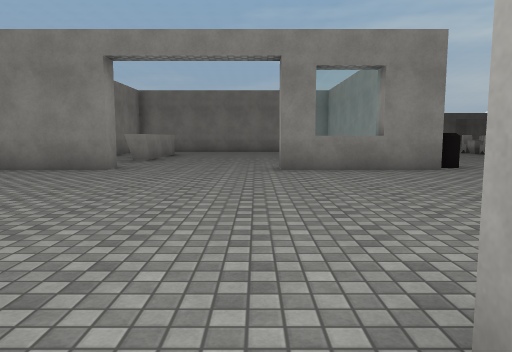
view 1 (above)

24 first-person views from a walk through a scene from a Unity 3-D project. The camera is 1.3 m above the floor, tilts 6° down and sees 70° across. The floor is counted in squares, 2 m on a side. Each view is taken from the middle of a square. On the plan, view 1 faces up. The plan holds only what a view shows up to about 11 squares ahead; the rest is blank. The place goes on beyond the plan. The player is left out. Surface patterns are stand-ins for the level's own textures.

view 2
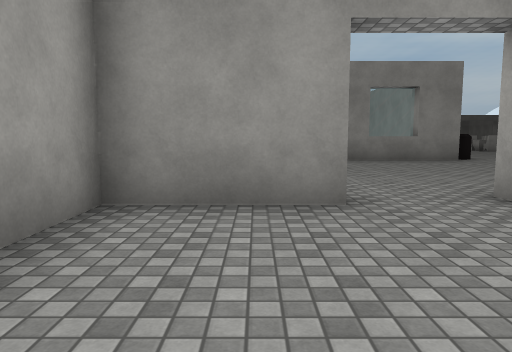

view 3
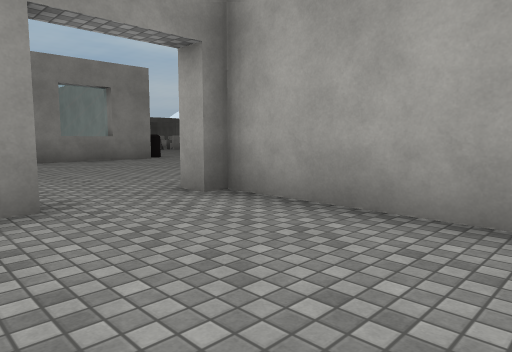

view 4
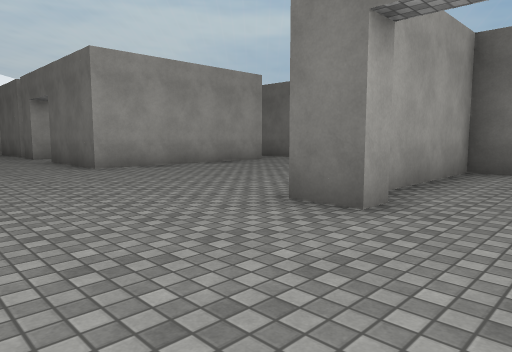

view 5
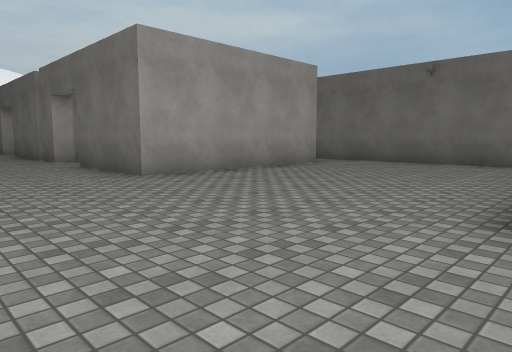

view 6
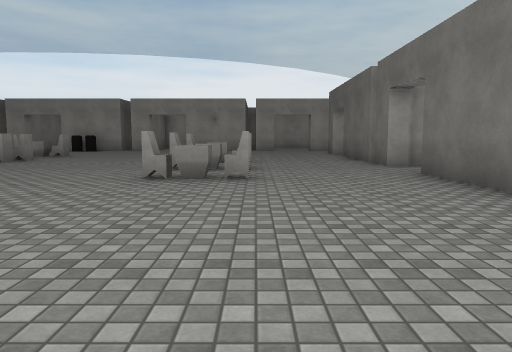

view 7
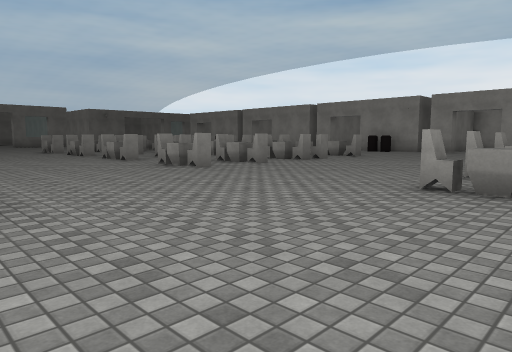

view 8
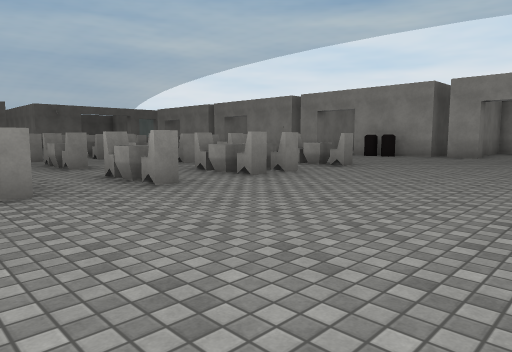

view 9
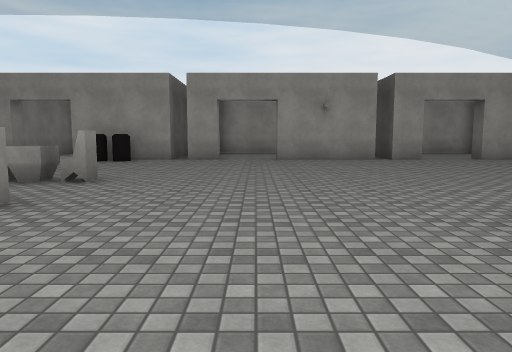

view 10
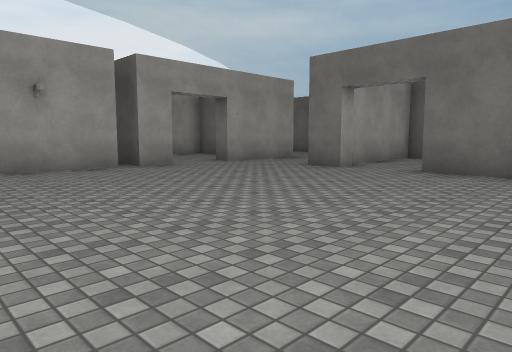

view 11
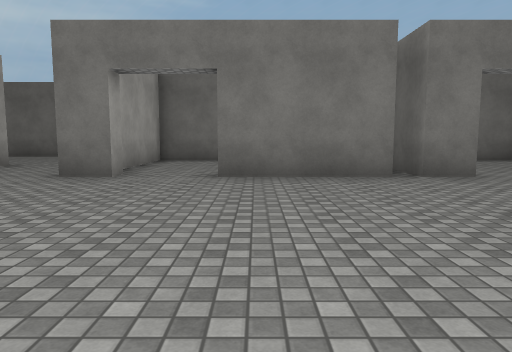

view 12
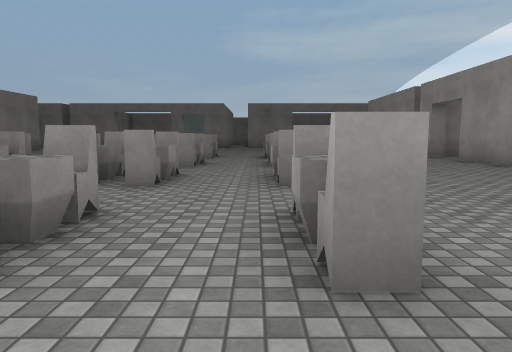

view 13
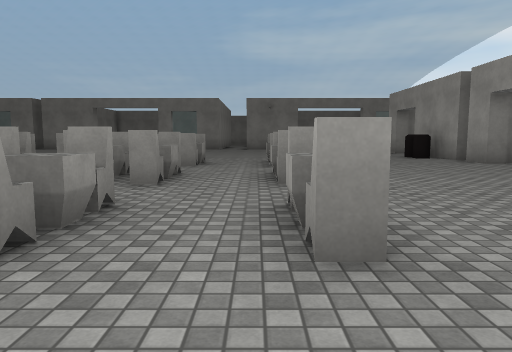

view 14
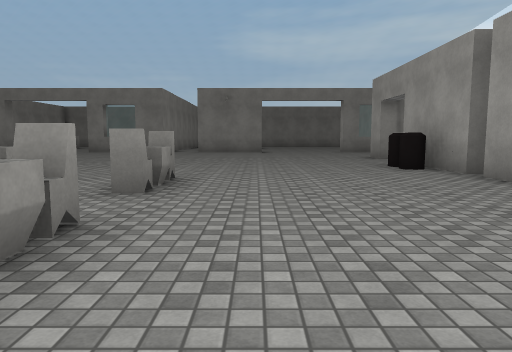

view 15
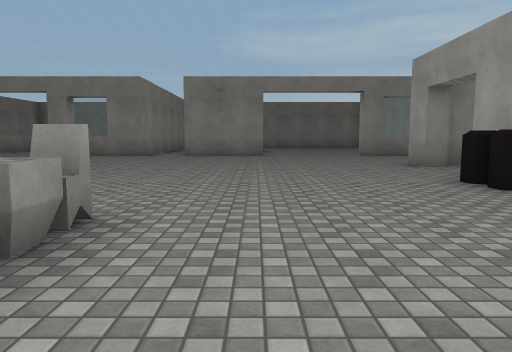

view 16
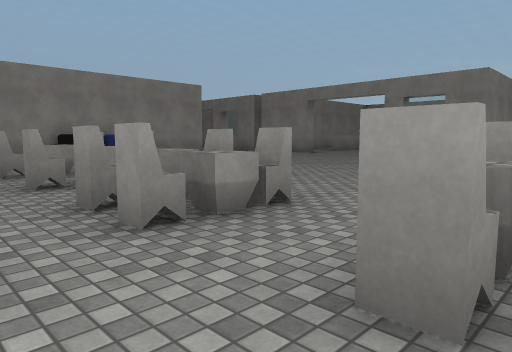

view 17
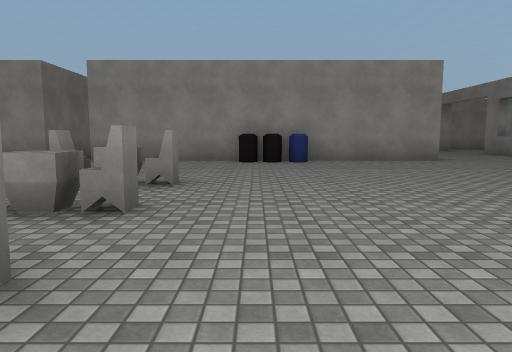

view 18
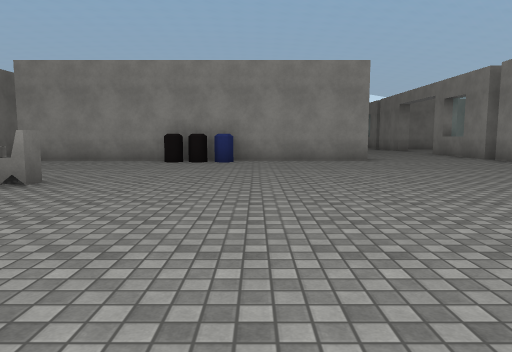

view 19
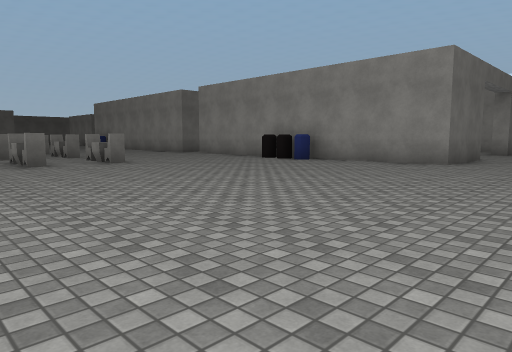

view 20
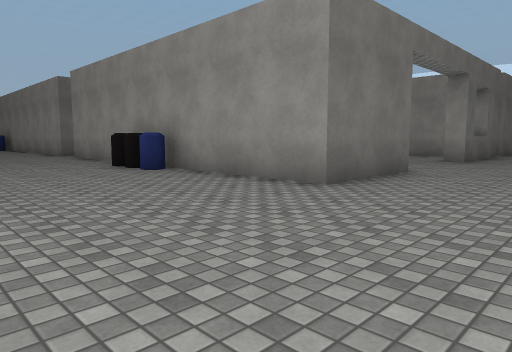

view 21
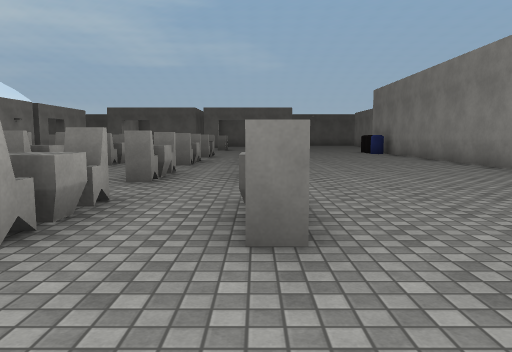

view 22
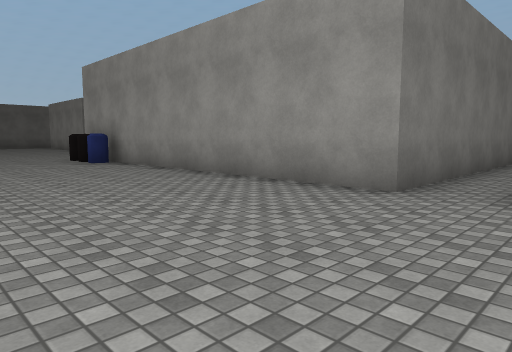

view 23
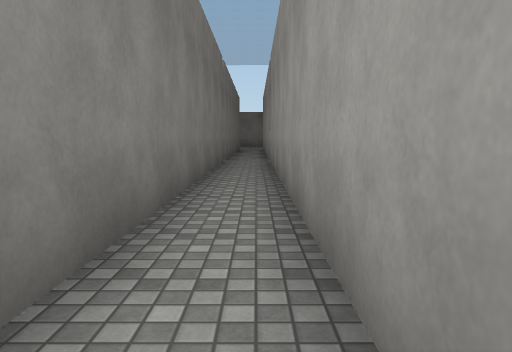

view 24
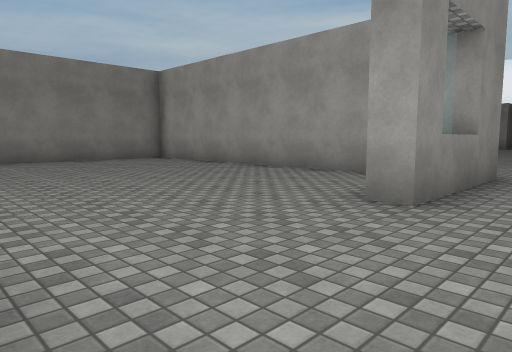

### Floor plan
Key: @ floor where view 1 was taken; # wall or solid block; x gap in a wall; . floor; = window, fence, low wall or low ledge; ^ raised ledge.
Columns run from 4 left of view 1 to 21 right of it. Each row starts with its distance up from view 1.
 31        ...... ....
 30     ......................
 29 ..........................
 28 ^#...####................#
 27 ....    #.................
 26         #.................
 25         #...............##
 24         #...............##
 23         #................#
 22         #................#
 21         #....^.^.^..x.....
 20         #........x........
 19 #########........x.#.....#
 18 .............^.^.^..#....#
 17 #########................#
 16    .....#................#
 15    .....#....^.^.^..#...
 14   ......#....#.# #..#...
 13   ......#....... ......  #
 12   ......#....#.#.^..#....#
 11 .^......#....^.^.^..#....#
 10 ........#................#
  9  .......#.................
  8 #....#=##.................
  7 .........................#
  6 .........................#
  5 .............^.^.^.......#
  4  ........................#
  3   ........................
  2   ........................
  1 ###..#.....###..####..#..#
  0 #...@#.....#  ..#   ..#..#
 -1 #....#.....# ..     ..#..#
 -2  ....#.....# ..     ..# ..
 -3   ...#.....#..      ..# ..
 -4     ##.....###      ###
 -5        .....
 -6        #####

Positions as (right, up) in squares from view 1, and headings:
1: (0, 0), facing up
2: (-2, -3), facing up
3: (-2, -3), facing up-right
4: (-1, 4), facing down-right
5: (1, 4), facing down-right
6: (3, 4), facing right
7: (4, 4), facing up-right
8: (8, 6), facing up-right
9: (10, 8), facing right
10: (13, 8), facing down-right
11: (15, 7), facing down
12: (15, 9), facing up
13: (15, 12), facing up
14: (17, 16), facing up
15: (17, 19), facing up
16: (16, 19), facing up-left
17: (14, 23), facing left
18: (14, 25), facing left
19: (13, 31), facing down-left
20: (8, 31), facing down-left
21: (9, 24), facing down
22: (8, 19), facing down-left
23: (4, 18), facing left
24: (-3, 6), facing up-right
